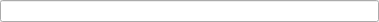
<?xml version="1.0" encoding="UTF-8"?>
<ui version="4.0">
 <class>MsgIDLineEdit</class>
 <widget class="QWidget" name="MsgIDLineEdit">
  <property name="geometry">
   <rect>
    <x>0</x>
    <y>0</y>
    <width>379</width>
    <height>22</height>
   </rect>
  </property>
  <property name="sizePolicy">
   <sizepolicy hsizetype="Expanding" vsizetype="Fixed">
    <horstretch>0</horstretch>
    <verstretch>0</verstretch>
   </sizepolicy>
  </property>
  <property name="windowTitle">
   <string>Form</string>
  </property>
  <layout class="QHBoxLayout" name="horizontalLayout">
   <property name="spacing">
    <number>0</number>
   </property>
   <property name="leftMargin">
    <number>0</number>
   </property>
   <property name="topMargin">
    <number>0</number>
   </property>
   <property name="rightMargin">
    <number>0</number>
   </property>
   <property name="bottomMargin">
    <number>0</number>
   </property>
   <item>
    <widget class="QLineEdit" name="idLineEdit">
     <property name="sizePolicy">
      <sizepolicy hsizetype="MinimumExpanding" vsizetype="Fixed">
       <horstretch>0</horstretch>
       <verstretch>0</verstretch>
      </sizepolicy>
     </property>
    </widget>
   </item>
  </layout>
 </widget>
 <resources/>
 <connections/>
</ui>
